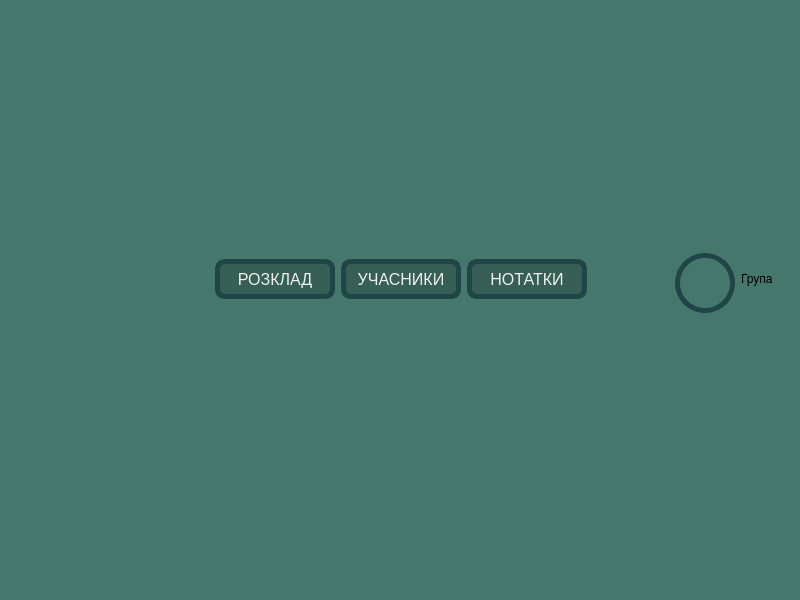
<?xml version="1.0" encoding="UTF-8"?>
<ui version="4.0">
 <class>MainWindow</class>
 <widget class="QMainWindow" name="MainWindow">
  <property name="geometry">
   <rect>
    <x>0</x>
    <y>0</y>
    <width>800</width>
    <height>600</height>
   </rect>
  </property>
  <property name="minimumSize">
   <size>
    <width>800</width>
    <height>600</height>
   </size>
  </property>
  <property name="windowTitle">
   <string>Teacher</string>
  </property>
  <property name="windowIcon">
   <iconset resource="img/img.qrc">
    <normaloff>:/icons/teacher.png</normaloff>:/icons/teacher.png</iconset>
  </property>
  <property name="styleSheet">
   <string notr="true">background-color: rgb(69, 119, 108);</string>
  </property>
  <widget class="QWidget" name="centralwidget">
   <layout class="QGridLayout" name="gridLayout">
    <item row="2" column="0">
     <layout class="QVBoxLayout" name="widgetContainer"/>
    </item>
    <item row="0" column="0">
     <spacer name="verticalSpacer">
      <property name="orientation">
       <enum>Qt::Vertical</enum>
      </property>
      <property name="sizeType">
       <enum>QSizePolicy::Fixed</enum>
      </property>
      <property name="sizeHint" stdset="0">
       <size>
        <width>20</width>
        <height>10</height>
       </size>
      </property>
     </spacer>
    </item>
    <item row="1" column="0">
     <widget class="QWidget" name="menuWidget" native="true">
      <layout class="QVBoxLayout" name="verticalLayout">
       <item>
        <widget class="QWidget" name="buttonsMenuWidget" native="true">
         <property name="sizePolicy">
          <sizepolicy hsizetype="Expanding" vsizetype="Fixed">
           <horstretch>0</horstretch>
           <verstretch>0</verstretch>
          </sizepolicy>
         </property>
         <property name="minimumSize">
          <size>
           <width>0</width>
           <height>70</height>
          </size>
         </property>
         <property name="maximumSize">
          <size>
           <width>16777215</width>
           <height>70</height>
          </size>
         </property>
         <layout class="QHBoxLayout" name="buttonsMenu">
          <item>
           <widget class="QLabel" name="logoLabel">
            <property name="minimumSize">
             <size>
              <width>100</width>
              <height>0</height>
             </size>
            </property>
            <property name="cursor">
             <cursorShape>PointingHandCursor</cursorShape>
            </property>
            <property name="frameShape">
             <enum>QFrame::NoFrame</enum>
            </property>
            <property name="text">
             <string/>
            </property>
            <property name="alignment">
             <set>Qt::AlignCenter</set>
            </property>
           </widget>
          </item>
          <item>
           <spacer name="horizontalSpacer_5">
            <property name="orientation">
             <enum>Qt::Horizontal</enum>
            </property>
            <property name="sizeType">
             <enum>QSizePolicy::Preferred</enum>
            </property>
            <property name="sizeHint" stdset="0">
             <size>
              <width>110</width>
              <height>20</height>
             </size>
            </property>
           </spacer>
          </item>
          <item>
           <widget class="QPushButton" name="scheduleButton">
            <property name="minimumSize">
             <size>
              <width>120</width>
              <height>40</height>
             </size>
            </property>
            <property name="maximumSize">
             <size>
              <width>500</width>
              <height>40</height>
             </size>
            </property>
            <property name="font">
             <font>
              <pointsize>12</pointsize>
             </font>
            </property>
            <property name="styleSheet">
             <string notr="true">border-style: solid;
border-color: rgb(32, 69, 71);
border-width: 5px;
border-radius: 10px;
background-color: rgb(55, 95, 86);
color: rgb(239, 241, 237);</string>
            </property>
            <property name="text">
             <string>РОЗКЛАД</string>
            </property>
           </widget>
          </item>
          <item>
           <spacer name="horizontalSpacer">
            <property name="orientation">
             <enum>Qt::Horizontal</enum>
            </property>
            <property name="sizeType">
             <enum>QSizePolicy::Preferred</enum>
            </property>
            <property name="sizeHint" stdset="0">
             <size>
              <width>20</width>
              <height>20</height>
             </size>
            </property>
           </spacer>
          </item>
          <item>
           <widget class="QPushButton" name="membersButton">
            <property name="minimumSize">
             <size>
              <width>120</width>
              <height>40</height>
             </size>
            </property>
            <property name="maximumSize">
             <size>
              <width>500</width>
              <height>40</height>
             </size>
            </property>
            <property name="font">
             <font>
              <pointsize>12</pointsize>
             </font>
            </property>
            <property name="styleSheet">
             <string notr="true">border-style: solid;
border-color: rgb(32, 69, 71);
border-width: 5px;
border-radius: 10px;
background-color: rgb(55, 95, 86);
color: rgb(239, 241, 237);</string>
            </property>
            <property name="text">
             <string>УЧАСНИКИ</string>
            </property>
           </widget>
          </item>
          <item>
           <spacer name="horizontalSpacer_3">
            <property name="orientation">
             <enum>Qt::Horizontal</enum>
            </property>
            <property name="sizeType">
             <enum>QSizePolicy::Preferred</enum>
            </property>
            <property name="sizeHint" stdset="0">
             <size>
              <width>20</width>
              <height>20</height>
             </size>
            </property>
           </spacer>
          </item>
          <item>
           <widget class="QPushButton" name="notesButton">
            <property name="minimumSize">
             <size>
              <width>120</width>
              <height>40</height>
             </size>
            </property>
            <property name="maximumSize">
             <size>
              <width>500</width>
              <height>40</height>
             </size>
            </property>
            <property name="font">
             <font>
              <pointsize>12</pointsize>
             </font>
            </property>
            <property name="styleSheet">
             <string notr="true">border-style: solid;
border-color: rgb(32, 69, 71);
border-width: 5px;
border-radius: 10px;
background-color: rgb(55, 95, 86);
color: rgb(239, 241, 237);</string>
            </property>
            <property name="text">
             <string>НОТАТКИ</string>
            </property>
           </widget>
          </item>
          <item>
           <spacer name="horizontalSpacer_6">
            <property name="orientation">
             <enum>Qt::Horizontal</enum>
            </property>
            <property name="sizeType">
             <enum>QSizePolicy::Preferred</enum>
            </property>
            <property name="sizeHint" stdset="0">
             <size>
              <width>110</width>
              <height>20</height>
             </size>
            </property>
           </spacer>
          </item>
          <item>
           <layout class="QGridLayout" name="profileContainer">
            <property name="horizontalSpacing">
             <number>6</number>
            </property>
            <item row="0" column="2">
             <layout class="QVBoxLayout" name="userInfoContainer">
              <property name="spacing">
               <number>0</number>
              </property>
              <item>
               <widget class="QLabel" name="userInfo">
                <property name="cursor">
                 <cursorShape>PointingHandCursor</cursorShape>
                </property>
                <property name="text">
                 <string>Група</string>
                </property>
               </widget>
              </item>
             </layout>
            </item>
            <item row="0" column="1">
             <widget class="QLabel" name="userIcon">
              <property name="minimumSize">
               <size>
                <width>60</width>
                <height>60</height>
               </size>
              </property>
              <property name="maximumSize">
               <size>
                <width>60</width>
                <height>60</height>
               </size>
              </property>
              <property name="styleSheet">
               <string notr="true">border-style: solid;
border-width: 5px;
border-color: rgb(32, 69, 71);
border-radius: 30%;</string>
              </property>
              <property name="text">
               <string/>
              </property>
             </widget>
            </item>
           </layout>
          </item>
         </layout>
        </widget>
       </item>
       <item>
        <spacer name="verticalSpacer_2">
         <property name="orientation">
          <enum>Qt::Vertical</enum>
         </property>
         <property name="sizeType">
          <enum>QSizePolicy::Fixed</enum>
         </property>
         <property name="sizeHint" stdset="0">
          <size>
           <width>20</width>
           <height>30</height>
          </size>
         </property>
        </spacer>
       </item>
      </layout>
     </widget>
    </item>
   </layout>
  </widget>
  <widget class="QStatusBar" name="statusbar"/>
  <widget class="QMenuBar" name="menubar">
   <property name="geometry">
    <rect>
     <x>0</x>
     <y>0</y>
     <width>800</width>
     <height>21</height>
    </rect>
   </property>
  </widget>
 </widget>
 <resources>
  <include location="img/img.qrc"/>
 </resources>
 <connections/>
</ui>
